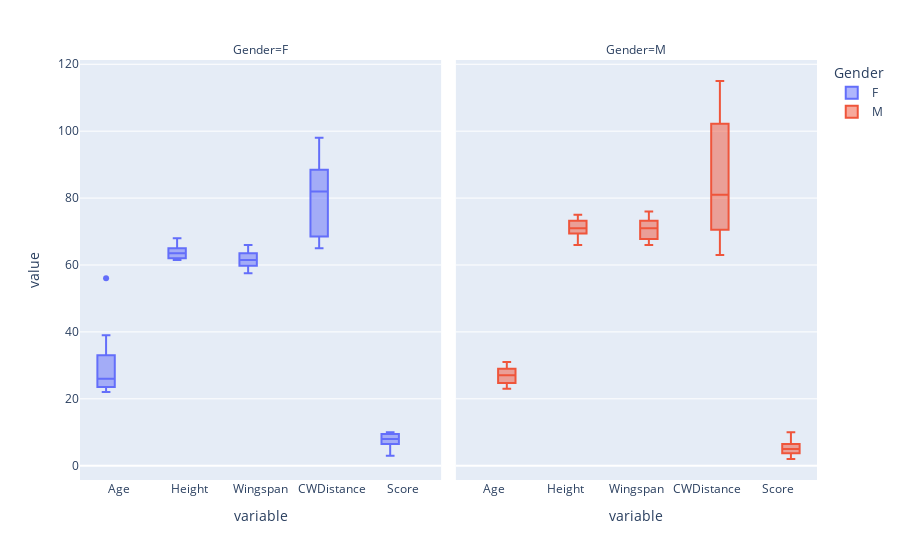

The notebook cell this image was saved under:
### Code cell
px.box(df,y=['Age','Height', 'Wingspan', 'CWDistance','Score'],facet_col='Gender',color='Gender')

### Figure 1 — Plotly figure (JSON) as saved in the notebook; plotly's stock layout.template omitted (floating-point values rounded to 4 significant figures)
{"data": [{"alignmentgroup": "True", "hovertemplate": "Gender=F<br>variable=%{x}<br>value=%{y}<extra></extra>", "legendgroup": "F", "marker": {"color": "#636efa"}, "name": "F", "notched": false, "offsetgroup": "F", "orientation": "v", "showlegend": true, "type": "box", "x": ["Age", "Age", "Age", "Age", "Age", "Age", "Age", "Age", "Age", "Age", "Age", "Age", "Height", "Height", "Height", "Height", "Height", "Height", "Height", "Height", "Height", "Height", "Height", "Height", "Wingspan", "Wingspan", "Wingspan", "Wingspan", "Wingspan", "Wingspan", "Wingspan", "Wingspan", "Wingspan", "Wingspan", "Wingspan", "Wingspan", "CWDistance", "CWDistance", "CWDistance", "CWDistance", "CWDistance", "CWDistance", "CWDistance", "CWDistance", "CWDistance", "CWDistance", "CWDistance", "CWDistance", "Score", "Score", "Score", "Score", "Score", "Score", "Score", "Score", "Score", "Score", "Score", "Score"], "x0": " ", "xaxis": "x", "y": [56, 26, 33, 39, 22, 33, 28, 25, 23, 26, 24, 23, 62, 62, 66, 64, 65, 63, 62.75, 65, 61.5, 61.5, 68, 65, 61, 60, 64, 63, 62, 60, 58, 64.5, 57.5, 59.5, 66, 63, 79, 70, 85, 87, 98, 65, 79, 92, 66, 90, 85, 67, 7, 8, 7, 10, 9, 8, 10, 6, 4, 10, 8, 3], "y0": " ", "yaxis": "y"}, {"alignmentgroup": "True", "hovertemplate": "Gender=M<br>variable=%{x}<br>value=%{y}<extra></extra>", "legendgroup": "M", "marker": {"color": "#EF553B"}, "name": "M", "notched": false, "offsetgroup": "M", "orientation": "v", "showlegend": true, "type": "box", "x": ["Age", "Age", "Age", "Age", "Age", "Age", "Age", "Age", "Age", "Age", "Age", "Age", "Age", "Height", "Height", "Height", "Height", "Height", "Height", "Height", "Height", "Height", "Height", "Height", "Height", "Height", "Wingspan", "Wingspan", "Wingspan", "Wingspan", "Wingspan", "Wingspan", "Wingspan", "Wingspan", "Wingspan", "Wingspan", "Wingspan", "Wingspan", "Wingspan", "CWDistance", "CWDistance", "CWDistance", "CWDistance", "CWDistance", "CWDistance", "CWDistance", "CWDistance", "CWDistance", "CWDistance", "CWDistance", "CWDistance", "CWDistance", "Score", "Score", "Score", "Score", "Score", "Score", "Score", "Score", "Score", "Score", "Score", "Score", "Score"], "x0": " ", "xaxis": "x2", "y": [27, 24, 28, 29, 30, 31, 26, 27, 23, 23, 29, 25, 26, 73, 75, 75, 74, 69.5, 73, 71, 66, 70, 69, 71, 70, 69, 75, 71, 76, 73, 66, 74, 72, 66, 69, 67, 70, 68, 71, 72, 81, 107, 106, 96, 72, 115, 74, 64, 66, 101, 82, 63, 4, 3, 10, 5, 6, 9, 6, 5, 3, 2, 8, 4, 5], "y0": " ", "yaxis": "y2"}], "layout": {"annotations": [{"font": {}, "showarrow": false, "text": "Gender=F", "x": 0.245, "xanchor": "center", "xref": "paper", "y": 1, "yanchor": "bottom", "yref": "paper"}, {"font": {}, "showarrow": false, "text": "Gender=M", "x": 0.755, "xanchor": "center", "xref": "paper", "y": 1, "yanchor": "bottom", "yref": "paper"}], "boxmode": "group", "legend": {"title": {"text": "Gender"}, "tracegroupgap": 0}, "margin": {"t": 60}, "xaxis": {"anchor": "y", "domain": [0, 0.49], "title": {"text": "variable"}}, "xaxis2": {"anchor": "y2", "domain": [0.51, 1], "matches": "x", "title": {"text": "variable"}}, "yaxis": {"anchor": "x", "domain": [0, 1], "title": {"text": "value"}}, "yaxis2": {"anchor": "x2", "domain": [0, 1], "matches": "y", "showticklabels": false}}}
